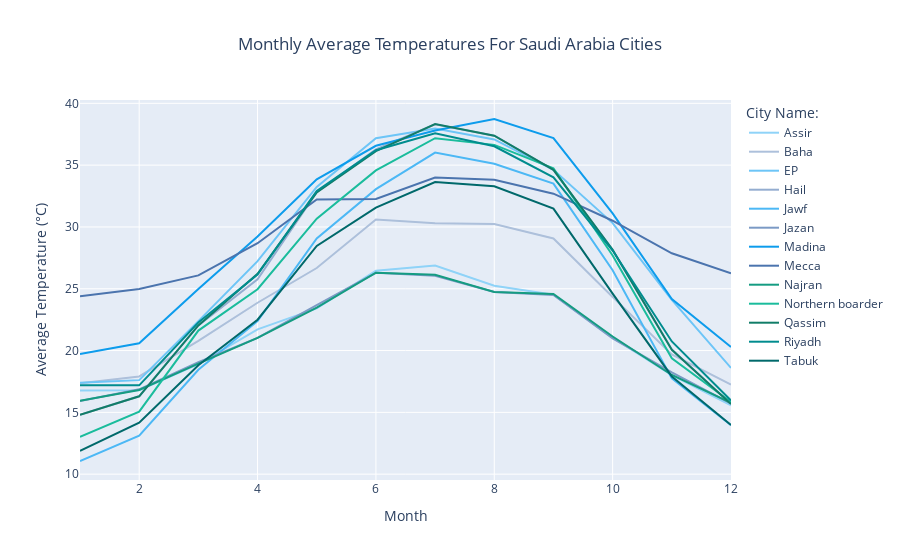

This figure's notebook cell:
### Markdown cell above
We can see that the highest total wind power we received was from the clear weather category

### Code cell
# The lines colors for our plot
line_colors = ['#8fd3f8', '#adc0db', '#6dc5f7', '#94add0', '#4cb8f5', '#7b9ac5',
              '#0d9cec', '#4b74ae', '#159c82', '#1abc9c', '#117d68', '#008c8e',
              '#00696b']
# Find the average temperature of every month for each city 
data = df.groupby(['city','month'])['temp'].mean()

fig = px.line(data, 
              x = data.index.get_level_values('month'), 
              y = data.values,
              color=data.index.get_level_values('city'),
              color_discrete_sequence = line_colors,
              title="Monthly Average Temperatures For Saudi Arabia Cities",
             labels=dict(x="Month", y="Average Temperature (°C)", color="City Name:"))
fig.update(layout=dict(title=dict(x=0.5)))
fig.show();

### Figure 1 — Plotly figure (JSON) as saved in the notebook; plotly's stock layout.template omitted (floating-point values rounded to 4 significant figures)
{"data": [{"hovertemplate": "City Name:=Assir<br>Month=%{x}<br>Average Temperature (°C)=%{y}<extra></extra>", "legendgroup": "Assir", "line": {"color": "#8fd3f8", "dash": "solid"}, "mode": "lines", "name": "Assir", "orientation": "v", "showlegend": true, "type": "scatter", "x": [1, 2, 3, 4, 5, 6, 7, 8, 9, 10, 11, 12], "xaxis": "x", "y": [16.78, 16.8, 18.9, 21.71, 23.41, 26.46, 26.87, 25.25, 24.52, 21.03, 18.01, 15.57], "yaxis": "y"}, {"hovertemplate": "City Name:=Baha<br>Month=%{x}<br>Average Temperature (°C)=%{y}<extra></extra>", "legendgroup": "Baha", "line": {"color": "#adc0db", "dash": "solid"}, "mode": "lines", "name": "Baha", "orientation": "v", "showlegend": true, "type": "scatter", "x": [1, 2, 3, 4, 5, 6, 7, 8, 9, 10, 11, 12], "xaxis": "x", "y": [17.36, 17.91, 20.78, 23.87, 26.68, 30.6, 30.29, 30.23, 29.07, 24.33, 19.68, 17.25], "yaxis": "y"}, {"hovertemplate": "City Name:=EP<br>Month=%{x}<br>Average Temperature (°C)=%{y}<extra></extra>", "legendgroup": "EP", "line": {"color": "#6dc5f7", "dash": "solid"}, "mode": "lines", "name": "EP", "orientation": "v", "showlegend": true, "type": "scatter", "x": [1, 2, 3, 4, 5, 6, 7, 8, 9, 10, 11, 12], "xaxis": "x", "y": [17.4, 17.61, 22.38, 27.24, 33.23, 37.17, 37.96, 37.08, 34.62, 30.31, 24.1, 18.59], "yaxis": "y"}, {"hovertemplate": "City Name:=Hail<br>Month=%{x}<br>Average Temperature (°C)=%{y}<extra></extra>", "legendgroup": "Hail", "line": {"color": "#94add0", "dash": "solid"}, "mode": "lines", "name": "Hail", "orientation": "v", "showlegend": true, "type": "scatter", "x": [1, 2, 3, 4, 5, 6, 7, 8, 9, 10, 11, 12], "xaxis": "x", "y": [14.81, 16.3, 22.03, 25.77, 32.81, 36.27, 38.3, 37.38, 34.61, 28.14, 20.09, 15.68], "yaxis": "y"}, {"hovertemplate": "City Name:=Jawf<br>Month=%{x}<br>Average Temperature (°C)=%{y}<extra></extra>", "legendgroup": "Jawf", "line": {"color": "#4cb8f5", "dash": "solid"}, "mode": "lines", "name": "Jawf", "orientation": "v", "showlegend": true, "type": "scatter", "x": [1, 2, 3, 4, 5, 6, 7, 8, 9, 10, 11, 12], "xaxis": "x", "y": [11.07, 13.11, 18.44, 22.38, 29.07, 33.06, 36.02, 35.1, 33.5, 26.5, 17.75, 13.96], "yaxis": "y"}, {"hovertemplate": "City Name:=Jazan<br>Month=%{x}<br>Average Temperature (°C)=%{y}<extra></extra>", "legendgroup": "Jazan", "line": {"color": "#7b9ac5", "dash": "solid"}, "mode": "lines", "name": "Jazan", "orientation": "v", "showlegend": true, "type": "scatter", "x": [1, 2, 3, 4, 5, 6, 7, 8, 9, 10, 11, 12], "xaxis": "x", "y": [15.92, 16.86, 19.05, 21.03, 23.68, 26.29, 26.05, 24.74, 24.5, 20.98, 18.23, 15.71], "yaxis": "y"}, {"hovertemplate": "City Name:=Madina<br>Month=%{x}<br>Average Temperature (°C)=%{y}<extra></extra>", "legendgroup": "Madina", "line": {"color": "#0d9cec", "dash": "solid"}, "mode": "lines", "name": "Madina", "orientation": "v", "showlegend": true, "type": "scatter", "x": [1, 2, 3, 4, 5, 6, 7, 8, 9, 10, 11, 12], "xaxis": "x", "y": [19.71, 20.58, 24.98, 29.23, 33.86, 36.56, 37.8, 38.73, 37.18, 31.09, 24.16, 20.28], "yaxis": "y"}, {"hovertemplate": "City Name:=Mecca<br>Month=%{x}<br>Average Temperature (°C)=%{y}<extra></extra>", "legendgroup": "Mecca", "line": {"color": "#4b74ae", "dash": "solid"}, "mode": "lines", "name": "Mecca", "orientation": "v", "showlegend": true, "type": "scatter", "x": [1, 2, 3, 4, 5, 6, 7, 8, 9, 10, 11, 12], "xaxis": "x", "y": [24.4, 24.98, 26.08, 28.69, 32.22, 32.26, 34.0, 33.81, 32.69, 30.5, 27.87, 26.26], "yaxis": "y"}, {"hovertemplate": "City Name:=Najran<br>Month=%{x}<br>Average Temperature (°C)=%{y}<extra></extra>", "legendgroup": "Najran", "line": {"color": "#159c82", "dash": "solid"}, "mode": "lines", "name": "Najran", "orientation": "v", "showlegend": true, "type": "scatter", "x": [1, 2, 3, 4, 5, 6, 7, 8, 9, 10, 11, 12], "xaxis": "x", "y": [15.94, 16.81, 18.94, 21.03, 23.47, 26.3, 26.13, 24.74, 24.58, 21.14, 18.02, 15.77], "yaxis": "y"}, {"hovertemplate": "City Name:=Northern boarder<br>Month=%{x}<br>Average Temperature (°C)=%{y}<extra></extra>", "legendgroup": "Northern boarder", "line": {"color": "#1abc9c", "dash": "solid"}, "mode": "lines", "name": "Northern boarder", "orientation": "v", "showlegend": true, "type": "scatter", "x": [1, 2, 3, 4, 5, 6, 7, 8, 9, 10, 11, 12], "xaxis": "x", "y": [13.01, 15.06, 21.61, 24.96, 30.67, 34.57, 37.18, 36.64, 34.74, 27.69, 19.38, 15.84], "yaxis": "y"}, {"hovertemplate": "City Name:=Qassim<br>Month=%{x}<br>Average Temperature (°C)=%{y}<extra></extra>", "legendgroup": "Qassim", "line": {"color": "#117d68", "dash": "solid"}, "mode": "lines", "name": "Qassim", "orientation": "v", "showlegend": true, "type": "scatter", "x": [1, 2, 3, 4, 5, 6, 7, 8, 9, 10, 11, 12], "xaxis": "x", "y": [14.81, 16.3, 22.03, 26.21, 32.8, 36.13, 38.32, 37.38, 34.62, 28.16, 20.06, 15.68], "yaxis": "y"}, {"hovertemplate": "City Name:=Riyadh<br>Month=%{x}<br>Average Temperature (°C)=%{y}<extra></extra>", "legendgroup": "Riyadh", "line": {"color": "#008c8e", "dash": "solid"}, "mode": "lines", "name": "Riyadh", "orientation": "v", "showlegend": true, "type": "scatter", "x": [1, 2, 3, 4, 5, 6, 7, 8, 9, 10, 11, 12], "xaxis": "x", "y": [17.19, 17.19, 22.27, 26.15, 32.92, 36.2, 37.58, 36.53, 34.02, 28.09, 20.74, 15.96], "yaxis": "y"}, {"hovertemplate": "City Name:=Tabuk<br>Month=%{x}<br>Average Temperature (°C)=%{y}<extra></extra>", "legendgroup": "Tabuk", "line": {"color": "#00696b", "dash": "solid"}, "mode": "lines", "name": "Tabuk", "orientation": "v", "showlegend": true, "type": "scatter", "x": [1, 2, 3, 4, 5, 6, 7, 8, 9, 10, 11, 12], "xaxis": "x", "y": [11.88, 14.16, 18.81, 22.49, 28.46, 31.56, 33.64, 33.29, 31.48, 24.61, 17.91, 13.98], "yaxis": "y"}], "layout": {"legend": {"title": {"text": "City Name:"}, "tracegroupgap": 0}, "title": {"text": "Monthly Average Temperatures For Saudi Arabia Cities", "x": 0.5}, "xaxis": {"anchor": "y", "domain": [0, 1], "title": {"text": "Month"}}, "yaxis": {"anchor": "x", "domain": [0, 1], "title": {"text": "Average Temperature (°C)"}}}}
